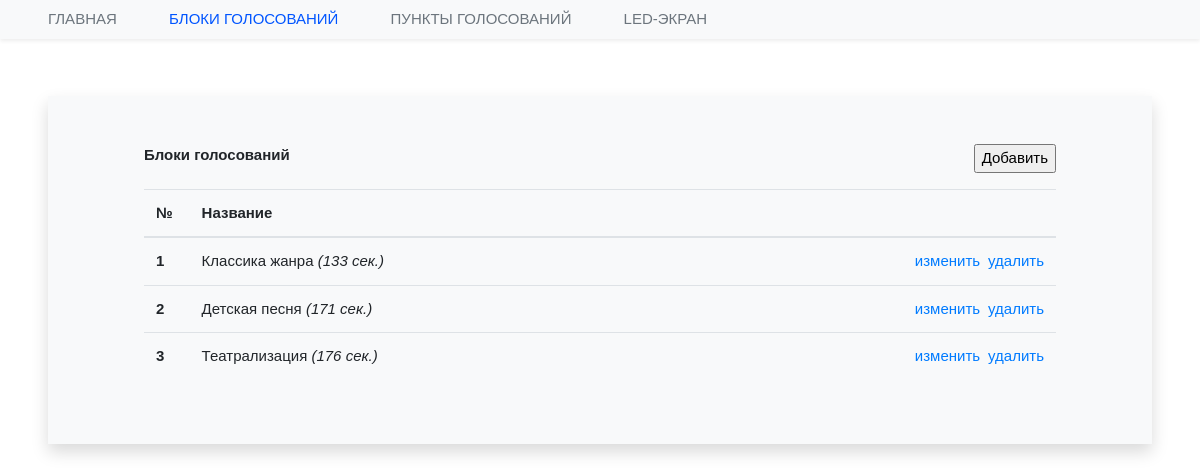
The app's page /publicvotes/themes (signed in), older data.
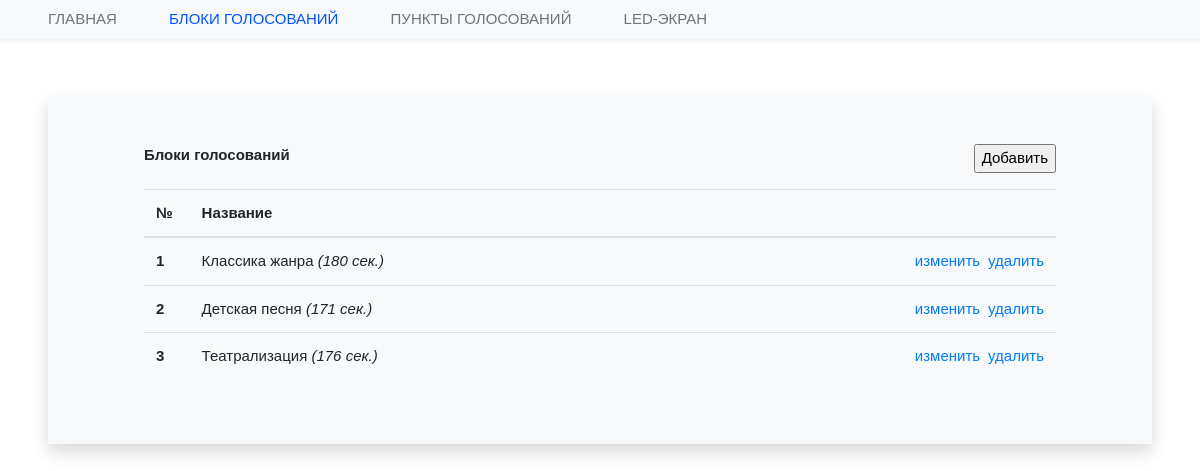
The same page, newer data.
### publicvotes/models.py (models this page shows, shortened)
class Theme(models.Model):
	title = models.CharField(verbose_name="Блок голосования", max_length=250, blank=True)
	number = models.DecimalField(verbose_name="Номер", max_digits=2, decimal_places=0, default=1, blank=False)
	current = models.BooleanField("Текущее голосования", default=False)
	active = models.BooleanField("Активное голосования", default=False)
	zoom = models.BooleanField("Активное голосования", default=False)
	show_timer = models.BooleanField("Показывать таймер", default=False)
	count = models.DecimalField(verbose_name="Номер", max_digits=4, decimal_places=0, default=180, blank=False)
	theme_token = models.CharField(verbose_name="Токен", max_length=250, blank=True)
	registration_date = models.DateField(verbose_name="Дата создания", default=date.today)
	class Meta:
		ordering = ['title']
		verbose_name='Блок голосования'
		verbose_name_plural='Блоки голосований'

### publicvotes/views.py (the view)
# urls.py: path('themes', view_themes, name = 'themes'),
@login_required(login_url='/login/')
def view_themes(request):
	if not request.user.profile.admin_access:
		return redirect ('home')
	themes = Theme.objects.all().order_by('number')
	args = {
		'menu': 'blocks',
		'themes': themes
	}
	return render(request, 'publicvotes/view_themes.html', args)

### vote/utils.py (called while the page is built)
def base_context(request):
	protocol = 'http://'
	if request.is_secure():
		protocol = 'https://'
	no_user = protocol + str(get_current_site(request)) + settings.STATIC_URL + 'img/no-user.jpg'
	no_image = protocol + str(get_current_site(request)) + settings.STATIC_URL + 'img/no-image.png'
	cookie_flag = True
	if "coockes" in request.session:
		cookie_flag = False
		if request.user.is_authenticated:
			if request.session['coockes'] == '1' and not request.user.profile.cookies_agree:
				request.user.profile.cookies_agree = True
				request.user.profile.save()
	else:
		if request.user.is_authenticated:
			if request.user.profile.cookies_agree:
				cookie_flag = False
				request.session['coockes'] = '1'
	args = {
		'cookie_flag': cookie_flag,
		'no_user': no_user,
		'no_image': no_image,
	}
	return args

### publicvotes/templates/publicvotes/view_themes.html (shortened to what this page needs)
{% extends "base.html" %}
{% load objects_extras %}
{% load static %}
{% block content %}
	<div class="row align-middle px-5">
		<div class="col-md-6">
			<b>Блоки голосований</b>
		</div>
		<div class="col-md-6 text-right">
			<input type="button" value="Добавить" name="add-theme" id="add_theme" class="show-loader">
		</div>
	</div>
	<div class="text-left mt-3 px-5">
		<table class="table">
			<thead>
				<tr>
					<th scope="col" class="table-cel-width-5 align-middle">№</th>
					<th scope="col" class="table-cel-width-75 align-middle">Название</th>
					<th scope="col" class="table-cel-width-20 align-middle text-center"></th>
				</tr>
			</thead>
			<tbody>
				{% for theme in themes %}
					<tr class="">
						<th scope="row" class="align-middle">{{ theme.number }}</th>
						<td class="align-middle">{{ theme.title }} <em>({{ theme.count }} сек.)</em></td>
						<td class="align-middle text-right"><a href="{% url 'publicvotes:edit_theme' pk=theme.pk %}" class="mr-2">изменить</a><a href="{% url 'publicvotes:delete_theme' pk=theme.pk %}">удалить</a></td>
					</tr>
				{% endfor %}
			</tbody>
		</table>
	</div>
{% endblock %}

Row changes from the older to the newer data that the page shows:
changed Theme "Классика жанра": count "133" → "180"
